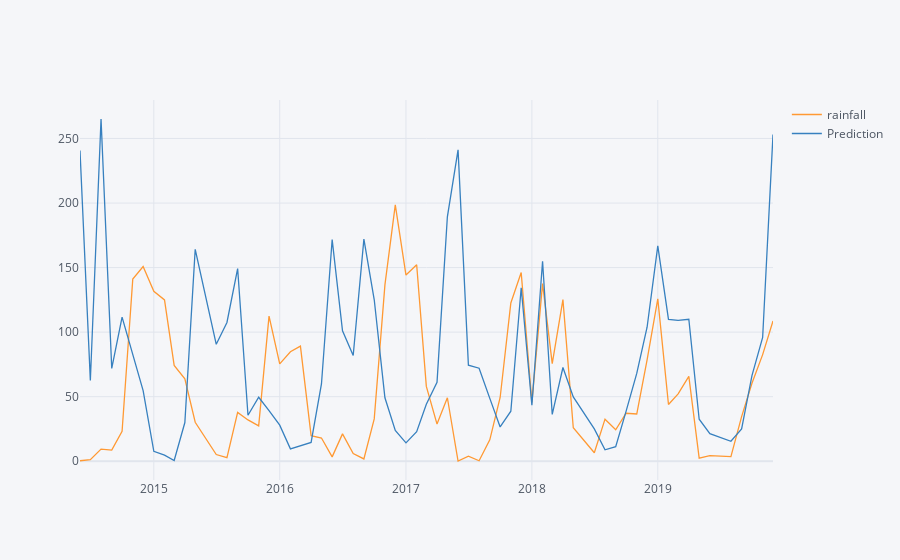

Notebook code for this chart:
### Code cell
data = df.drop(columns = ['month','year'])
testindex=data[-(testY.size):]
future_forecast = pd.DataFrame(test_Predict[:,0],index =testindex.index,columns=['Prediction'])
pd.concat([testindex,future_forecast],axis=1).iplot()
